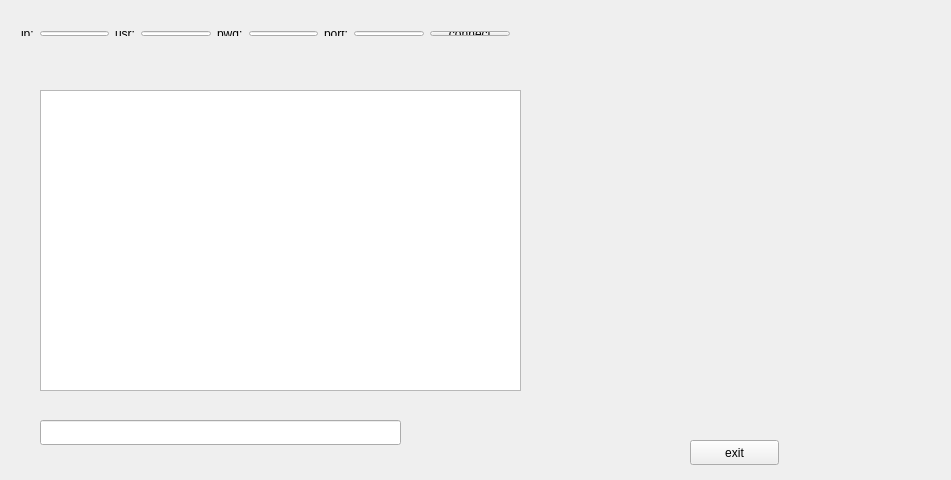
<?xml version="1.0" encoding="UTF-8"?>
<ui version="4.0">
 <class>Widget</class>
 <widget class="QWidget" name="Widget">
  <property name="geometry">
   <rect>
    <x>0</x>
    <y>0</y>
    <width>951</width>
    <height>480</height>
   </rect>
  </property>
  <property name="windowTitle">
   <string>Widget</string>
  </property>
  <widget class="QTextEdit" name="m_text_Ssh_Status">
   <property name="geometry">
    <rect>
     <x>40</x>
     <y>90</y>
     <width>481</width>
     <height>301</height>
    </rect>
   </property>
  </widget>
  <widget class="QPushButton" name="m_btn_quit">
   <property name="geometry">
    <rect>
     <x>690</x>
     <y>440</y>
     <width>89</width>
     <height>25</height>
    </rect>
   </property>
   <property name="text">
    <string>exit</string>
   </property>
  </widget>
  <widget class="QLineEdit" name="m_line_inputcmd">
   <property name="geometry">
    <rect>
     <x>40</x>
     <y>420</y>
     <width>361</width>
     <height>25</height>
    </rect>
   </property>
  </widget>
  <widget class="QWidget" name="">
   <property name="geometry">
    <rect>
     <x>10</x>
     <y>20</y>
     <width>511</width>
     <height>27</height>
    </rect>
   </property>
   <layout class="QHBoxLayout" name="horizontalLayout">
    <item>
     <widget class="QLabel" name="label">
      <property name="text">
       <string>ip:</string>
      </property>
     </widget>
    </item>
    <item>
     <widget class="QLineEdit" name="m_line_ip"/>
    </item>
    <item>
     <widget class="QLabel" name="label_3">
      <property name="text">
       <string>usr:</string>
      </property>
     </widget>
    </item>
    <item>
     <widget class="QLineEdit" name="m_line_username"/>
    </item>
    <item>
     <widget class="QLabel" name="label_4">
      <property name="text">
       <string>pwd:</string>
      </property>
     </widget>
    </item>
    <item>
     <widget class="QLineEdit" name="m_line_pwd"/>
    </item>
    <item>
     <widget class="QLabel" name="label_2">
      <property name="text">
       <string>port:</string>
      </property>
     </widget>
    </item>
    <item>
     <widget class="QLineEdit" name="m_line_port"/>
    </item>
    <item>
     <widget class="QPushButton" name="m_btn_connect">
      <property name="text">
       <string>connect</string>
      </property>
      <property name="checkable">
       <bool>false</bool>
      </property>
     </widget>
    </item>
   </layout>
  </widget>
 </widget>
 <layoutdefault spacing="6" margin="11"/>
 <resources/>
 <connections/>
</ui>
